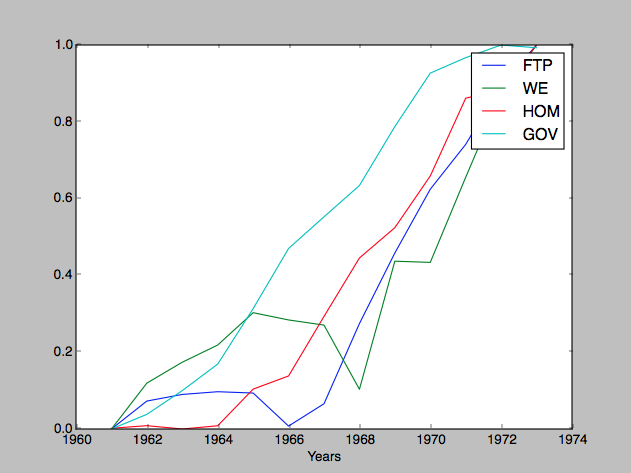

Here is the Python script that generated this plot:
import numpy as np
import pandas as p
import matplotlib.pyplot as plt
import scipy.io as sio
from scipy.stats import pearsonr


def plot(a, index):
	b = [i for i in range(1961,1974)]
	z = ["FTP", "UEMP", "MAN", "LIC", "GR", "NMAN", "GOV", "HE", "WE", "HOM"]
	plt.plot(b,a[:,index], label = z[index])
	plt.xlabel("Years")
	plt.legend()

	
	

a = sio.loadmat("detroit.mat")['data']


# Normalize
a = (a - a.min(0))/a.ptp(0)


for i in range(1, 9):
	plot(a, 0)
	plot(a, -2)
	plot(a, -1)
	plot(a,i)
	print(pearsonr(a[:,i], a[:,-1]))
	plt.show()




print(a)
